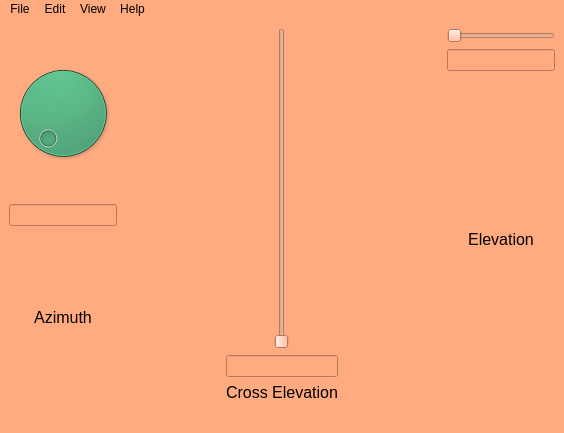
<?xml version="1.0" encoding="UTF-8"?>
<ui version="4.0">
 <class>clientWindow</class>
 <widget class="QMainWindow" name="clientWindow">
  <property name="geometry">
   <rect>
    <x>0</x>
    <y>0</y>
    <width>564</width>
    <height>433</height>
   </rect>
  </property>
  <property name="windowTitle">
   <string>MainWindow</string>
  </property>
  <property name="styleSheet">
   <string notr="true">background-color: rgb(255, 170, 127);</string>
  </property>
  <widget class="QWidget" name="centralwidget">
   <layout class="QHBoxLayout" name="horizontalLayout">
    <item>
     <layout class="QVBoxLayout" name="verticalLayout_4">
      <item>
       <layout class="QVBoxLayout" name="verticalLayout">
        <item>
         <widget class="QDial" name="dialAZ">
          <property name="styleSheet">
           <string notr="true">background-color: rgb(85, 170, 127);</string>
          </property>
         </widget>
        </item>
        <item>
         <widget class="QLineEdit" name="lineEditAz"/>
        </item>
        <item>
         <widget class="QLabel" name="label">
          <property name="font">
           <font>
            <pointsize>12</pointsize>
           </font>
          </property>
          <property name="text">
           <string>Azimuth</string>
          </property>
          <property name="alignment">
           <set>Qt::AlignCenter</set>
          </property>
         </widget>
        </item>
       </layout>
      </item>
     </layout>
    </item>
    <item>
     <spacer name="horizontalSpacer">
      <property name="orientation">
       <enum>Qt::Horizontal</enum>
      </property>
      <property name="sizeHint" stdset="0">
       <size>
        <width>53</width>
        <height>20</height>
       </size>
      </property>
     </spacer>
    </item>
    <item>
     <layout class="QVBoxLayout" name="verticalLayout_5">
      <item>
       <layout class="QVBoxLayout" name="verticalLayout_2">
        <item>
         <widget class="QSlider" name="verticalSliderCE">
          <property name="sizePolicy">
           <sizepolicy hsizetype="MinimumExpanding" vsizetype="Expanding">
            <horstretch>25</horstretch>
            <verstretch>0</verstretch>
           </sizepolicy>
          </property>
          <property name="orientation">
           <enum>Qt::Vertical</enum>
          </property>
         </widget>
        </item>
        <item>
         <widget class="QLineEdit" name="lineEditCE"/>
        </item>
       </layout>
      </item>
      <item>
       <widget class="QLabel" name="label_2">
        <property name="font">
         <font>
          <pointsize>12</pointsize>
         </font>
        </property>
        <property name="text">
         <string>Cross Elevation</string>
        </property>
        <property name="alignment">
         <set>Qt::AlignCenter</set>
        </property>
        <property name="wordWrap">
         <bool>true</bool>
        </property>
       </widget>
      </item>
     </layout>
    </item>
    <item>
     <spacer name="horizontalSpacer_2">
      <property name="orientation">
       <enum>Qt::Horizontal</enum>
      </property>
      <property name="sizeHint" stdset="0">
       <size>
        <width>52</width>
        <height>20</height>
       </size>
      </property>
     </spacer>
    </item>
    <item>
     <layout class="QVBoxLayout" name="verticalLayout_6">
      <item>
       <layout class="QVBoxLayout" name="verticalLayout_3">
        <item>
         <widget class="QSlider" name="horizontalSliderE">
          <property name="orientation">
           <enum>Qt::Horizontal</enum>
          </property>
         </widget>
        </item>
        <item>
         <widget class="QLineEdit" name="lineEditE"/>
        </item>
       </layout>
      </item>
      <item>
       <widget class="QLabel" name="label_3">
        <property name="font">
         <font>
          <pointsize>12</pointsize>
         </font>
        </property>
        <property name="text">
         <string>Elevation</string>
        </property>
        <property name="alignment">
         <set>Qt::AlignCenter</set>
        </property>
       </widget>
      </item>
     </layout>
    </item>
   </layout>
   <zorder>lineEditAz</zorder>
   <zorder>lineEditCE</zorder>
   <zorder>lineEditE</zorder>
   <zorder>dialAZ</zorder>
   <zorder>verticalSliderCE</zorder>
   <zorder>horizontalSliderE</zorder>
   <zorder>label</zorder>
   <zorder>label_2</zorder>
   <zorder>label_3</zorder>
   <zorder></zorder>
   <zorder>horizontalSpacer</zorder>
   <zorder>horizontalSpacer_2</zorder>
  </widget>
  <widget class="QMenuBar" name="menubar">
   <property name="geometry">
    <rect>
     <x>0</x>
     <y>0</y>
     <width>564</width>
     <height>21</height>
    </rect>
   </property>
   <widget class="QMenu" name="menuFile">
    <property name="title">
     <string>File</string>
    </property>
   </widget>
   <widget class="QMenu" name="menuEdit">
    <property name="title">
     <string>Edit</string>
    </property>
   </widget>
   <widget class="QMenu" name="menuView">
    <property name="title">
     <string>View</string>
    </property>
   </widget>
   <widget class="QMenu" name="menuHelp">
    <property name="title">
     <string>Help</string>
    </property>
   </widget>
   <addaction name="menuFile"/>
   <addaction name="menuEdit"/>
   <addaction name="menuView"/>
   <addaction name="menuHelp"/>
  </widget>
  <widget class="QStatusBar" name="statusbar"/>
 </widget>
 <resources/>
 <connections/>
</ui>
